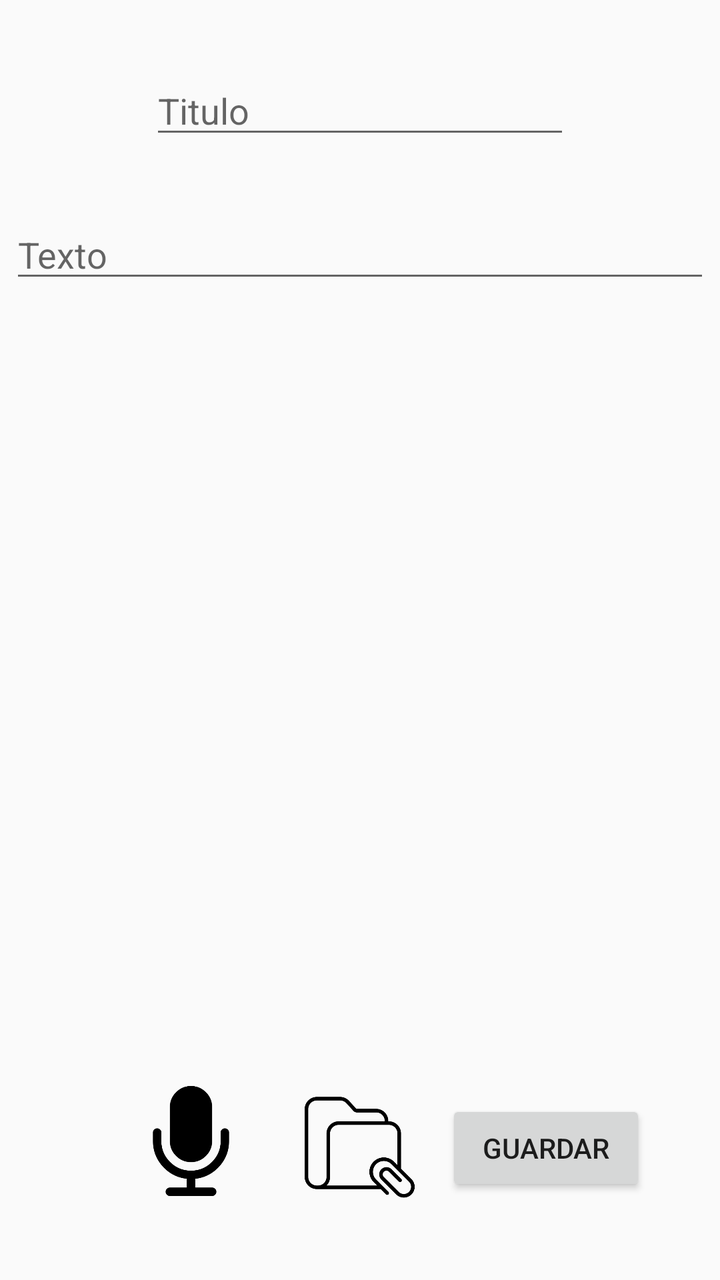
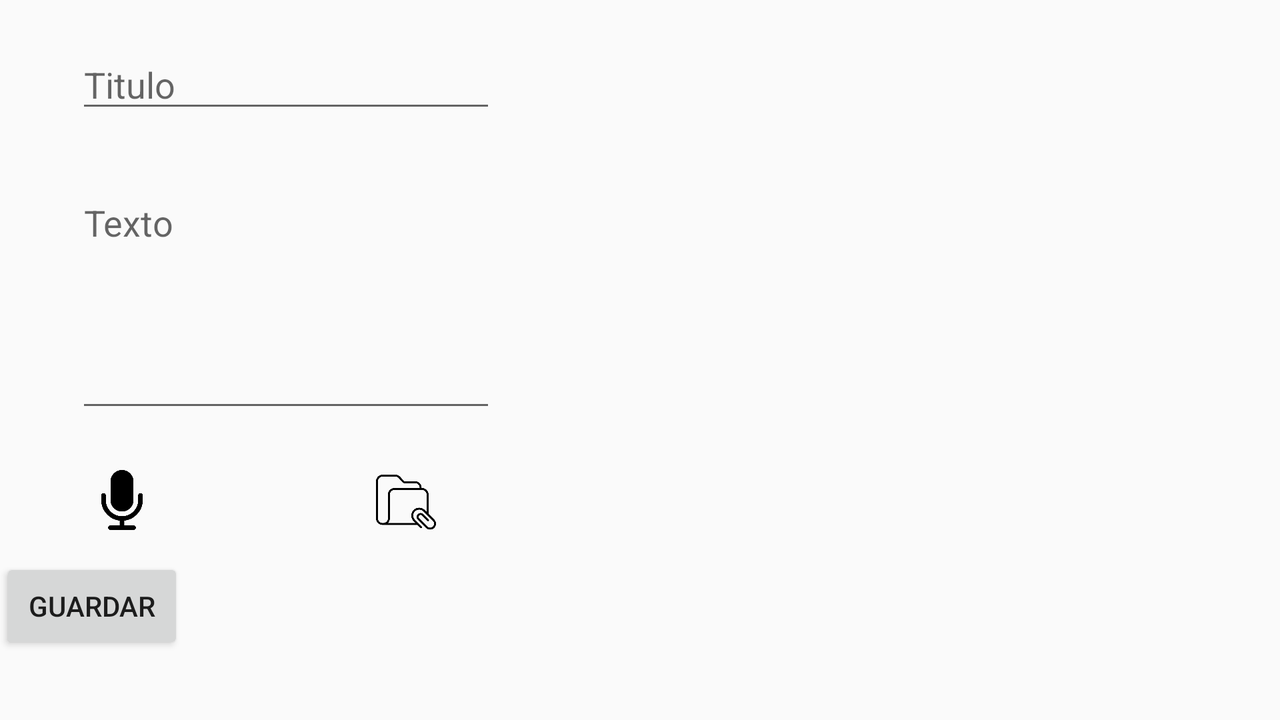

One screen, two layout resources from the same app: the default and the repository's alternative for another configuration. Each is rendered where Android would select it; the XML of both is given below.
<!-- AndroidManifest.xml: application theme AppTheme -->
<!-- res/layout/activity_notas.xml -->
<?xml version="1.0" encoding="utf-8"?>
<RelativeLayout xmlns:android="http://schemas.android.com/apk/res/android"
    xmlns:app="http://schemas.android.com/apk/res-auto"
    xmlns:tools="http://schemas.android.com/tools"
    android:layout_width="match_parent"
    android:layout_height="match_parent"
    tools:context=".Notas">


    <EditText
        android:id="@+id/txt_titulo"
        android:layout_width="wrap_content"
        android:layout_height="wrap_content"
        android:layout_alignParentTop="true"
        android:layout_centerHorizontal="true"
        android:layout_marginTop="33dp"
        android:ems="10"
        android:hint="@string/hint_titulo"
        android:inputType="textPersonName" />

    <EditText
        android:id="@+id/txt_cuerpo"
        android:layout_width="350dp"
        android:layout_height="wrap_content"
        android:layout_alignParentTop="true"
        android:layout_centerHorizontal="true"
        android:layout_marginTop="105dp"
        android:ems="10"
        android:gravity="start|top"
        android:hint="@string/hint_texto"
        android:inputType="textMultiLine" />

    <androidx.recyclerview.widget.RecyclerView
        android:id="@+id/recy_multi"
        android:layout_width="333dp"
        android:layout_height="409dp"
        android:layout_above="@+id/btn_adjuntar"
        android:layout_below="@+id/txt_cuerpo"
        android:layout_centerHorizontal="true"
        android:layout_marginTop="34dp"
        android:layout_marginBottom="45dp"
        android:isScrollContainer="true"
        android:scrollbars="vertical" />

    <ImageButton
        android:id="@+id/btn_adjuntar"
        android:layout_width="55dp"
        android:layout_height="55dp"
        android:layout_alignParentBottom="true"
        android:layout_centerHorizontal="true"
        android:layout_marginBottom="39dp"
        android:background="#00FFFFFF"
        android:onClick="Adjuntar"
        android:scaleType="fitXY"
        android:src="@drawable/carpeta" />

    <Button
        android:id="@+id/btn_notas"
        android:layout_width="100dp"
        android:layout_height="wrap_content"
        android:layout_alignParentEnd="true"
        android:layout_alignParentRight="true"
        android:layout_alignParentBottom="true"
        android:layout_marginEnd="37dp"
        android:layout_marginRight="37dp"
        android:layout_marginBottom="42dp"
        android:onClick="AgregarNota"
        android:text="@string/guardar" />

    <ImageButton
        android:id="@+id/btn_grabar"
        android:layout_width="55dp"
        android:layout_height="55dp"
        android:layout_alignParentStart="true"
        android:layout_alignParentLeft="true"
        android:layout_alignParentBottom="true"
        android:layout_marginStart="68dp"
        android:layout_marginLeft="68dp"
        android:layout_marginBottom="42dp"
        android:background="#00FFFFFF"
        android:onClick="grabarAudio"
        android:scaleType="fitXY"
        android:src="@drawable/forma_de_microfono_negro" />

</RelativeLayout>
<!-- resources referenced by this layout -->
<resources>
  <!-- drawable carpeta: png bitmap (drawable, 14545 bytes) -->
  <!-- drawable forma_de_microfono_negro: png bitmap (drawable, 11340 bytes) -->
  <string name="guardar">Guardar</string>
  <string name="hint_texto">Texto</string>
  <string name="hint_titulo">Titulo</string>
  <style name="AppTheme" parent="Theme.AppCompat.Light.DarkActionBar">
          
          <item name="colorPrimary">@color/colorPrimary</item>
          <item name="colorPrimaryDark">@color/colorPrimary_Dark</item>
          <item name="colorAccent">@color/colorAccent</item>
      </style>
  <color name="colorPrimary">#E91E63</color>
  <color name="colorPrimary_Dark">#C2185B</color>
  <color name="colorAccent">#8BC34A</color>
</resources>
<!-- res/layout-land/activity_notas.xml (the repository's variant of the layout above) -->
<!-- drawn on the phone turned sideways -->
<?xml version="1.0" encoding="utf-8"?>
<RelativeLayout xmlns:android="http://schemas.android.com/apk/res/android"
    xmlns:app="http://schemas.android.com/apk/res-auto"
    android:layout_width="match_parent"
    android:layout_height="match_parent"
    android:orientation="vertical">

    <androidx.recyclerview.widget.RecyclerView
        android:id="@+id/recy_multi"
        android:layout_width="312dp"
        android:layout_height="359dp"

        android:layout_above="@+id/btn_recordatorio"
        android:layout_alignParentTop="true"
        android:layout_alignParentEnd="true"
        android:layout_marginStart="20dp"
        android:layout_marginTop="60dp"
        android:layout_marginEnd="21dp"
        android:layout_marginBottom="20dp"
        android:layout_toEndOf="@+id/txt_cuerpo"
        android:isScrollContainer="true"
        android:scrollbars="vertical" />

    <EditText
        android:id="@+id/txt_cuerpo"
        android:layout_width="wrap_content"
        android:layout_height="122dp"
        android:layout_alignParentStart="true"
        android:layout_marginStart="38dp"
        android:layout_marginTop="89dp"
        android:ems="10"
        android:gravity="start|top"
        android:hint="@string/hint_texto"
        android:inputType="textMultiLine" />

    <EditText
        android:id="@+id/txt_titulo"
        android:layout_width="wrap_content"
        android:layout_height="wrap_content"
        android:layout_alignParentStart="true"
        android:layout_alignParentTop="true"
        android:layout_marginStart="38dp"
        android:layout_marginTop="20dp"
        android:ems="10"
        android:hint="@string/hint_titulo"
        android:inputType="textPersonName" />

    <ImageButton
        android:id="@+id/btn_grabar"
        android:layout_width="30dp"
        android:layout_height="30dp"
        android:layout_alignParentStart="true"
        android:layout_alignParentLeft="true"
        android:layout_alignParentBottom="true"
        android:layout_marginStart="46dp"
        android:layout_marginLeft="46dp"
        android:layout_marginBottom="95dp"
        android:background="#00FFFFFF"
        android:onClick="grabarAudio"
        android:scaleType="fitXY"
        app:srcCompat="@drawable/forma_de_microfono_negro" />

    <ImageButton
        android:id="@+id/btn_adjuntar"
        android:layout_width="30dp"
        android:layout_height="30dp"
        android:layout_alignParentStart="true"
        android:layout_alignParentLeft="true"
        android:layout_alignParentBottom="true"
        android:layout_centerHorizontal="true"
        android:layout_marginStart="188dp"
        android:layout_marginLeft="188dp"
        android:layout_marginBottom="94dp"
        android:background="#00FFFFFF"
        android:onClick="Adjuntar"
        android:scaleType="fitXY"
        android:src="@drawable/carpeta" />

    <Button
        android:id="@+id/btn_notas"
        android:layout_width="100dp"
        android:layout_height="wrap_content"
        android:layout_alignParentEnd="true"
        android:layout_alignParentRight="true"
        android:layout_alignParentBottom="true"
        android:layout_marginEnd="548dp"
        android:layout_marginRight="548dp"
        android:layout_marginBottom="33dp"
        android:onClick="AgregarNota"
        android:text="@string/guardar" />
</RelativeLayout>
